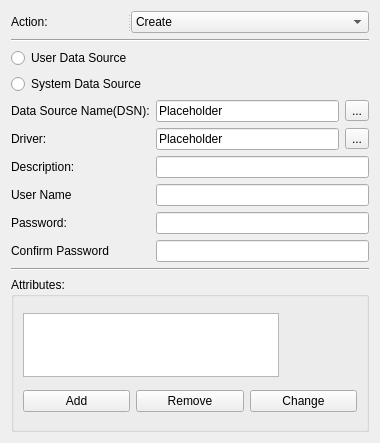
<?xml version="1.0" encoding="UTF-8"?>
<ui version="4.0">
 <class>DataSourceWidget</class>
 <widget class="QWidget" name="DataSourceWidget">
  <property name="geometry">
   <rect>
    <x>0</x>
    <y>0</y>
    <width>380</width>
    <height>443</height>
   </rect>
  </property>
  <property name="windowTitle">
   <string>Form</string>
  </property>
  <layout class="QGridLayout" name="gridLayout_2">
   <item row="0" column="0">
    <widget class="QSplitter" name="splitter">
     <property name="orientation">
      <enum>Qt::Horizontal</enum>
     </property>
     <widget class="QLabel" name="actionLabel">
      <property name="text">
       <string>Action:</string>
      </property>
      <property name="buddy">
       <cstring>actionComboBox</cstring>
      </property>
     </widget>
     <widget class="QComboBox" name="actionComboBox">
      <property name="currentText">
       <string>Create</string>
      </property>
      <item>
       <property name="text">
        <string>Create</string>
       </property>
      </item>
      <item>
       <property name="text">
        <string>Replace</string>
       </property>
      </item>
      <item>
       <property name="text">
        <string>Update</string>
       </property>
      </item>
      <item>
       <property name="text">
        <string>Delete</string>
       </property>
      </item>
     </widget>
    </widget>
   </item>
   <item row="1" column="0">
    <widget class="Line" name="lineTop">
     <property name="orientation">
      <enum>Qt::Horizontal</enum>
     </property>
    </widget>
   </item>
   <item row="2" column="0">
    <widget class="QRadioButton" name="userDataSourceRadioButton">
     <property name="text">
      <string>User Data Source</string>
     </property>
    </widget>
   </item>
   <item row="3" column="0">
    <widget class="QRadioButton" name="systemDataSourceRadioButton">
     <property name="text">
      <string>System Data Source</string>
     </property>
    </widget>
   </item>
   <item row="4" column="0">
    <layout class="QGridLayout" name="gridLayout">
     <item row="1" column="1">
      <widget class="QLineEdit" name="driverLineEdit">
       <property name="text">
        <string>Placeholder</string>
       </property>
      </widget>
     </item>
     <item row="2" column="1" colspan="2">
      <widget class="QLineEdit" name="descriptionLineEdit"/>
     </item>
     <item row="0" column="1">
      <widget class="QLineEdit" name="dataSourceLineEdit">
       <property name="text">
        <string>Placeholder</string>
       </property>
      </widget>
     </item>
     <item row="0" column="2">
      <widget class="QToolButton" name="dataSourceToolButton">
       <property name="text">
        <string>...</string>
       </property>
      </widget>
     </item>
     <item row="1" column="0">
      <widget class="QLabel" name="driverLabel">
       <property name="font">
        <font>
         <pointsize>9</pointsize>
        </font>
       </property>
       <property name="text">
        <string>Driver:</string>
       </property>
       <property name="buddy">
        <cstring>driverLineEdit</cstring>
       </property>
      </widget>
     </item>
     <item row="0" column="0">
      <widget class="QLabel" name="dataSourceLabel">
       <property name="font">
        <font>
         <pointsize>9</pointsize>
        </font>
       </property>
       <property name="text">
        <string>Data Source Name(DSN):</string>
       </property>
       <property name="buddy">
        <cstring>dataSourceLineEdit</cstring>
       </property>
      </widget>
     </item>
     <item row="3" column="0">
      <widget class="QLabel" name="userNameLabel">
       <property name="text">
        <string>User Name</string>
       </property>
       <property name="buddy">
        <cstring>userNameLineEdit</cstring>
       </property>
      </widget>
     </item>
     <item row="4" column="0">
      <widget class="QLabel" name="passwordLabel">
       <property name="text">
        <string>Password:</string>
       </property>
       <property name="buddy">
        <cstring>passwordLineEdit</cstring>
       </property>
      </widget>
     </item>
     <item row="2" column="0">
      <widget class="QLabel" name="descriptionLabel">
       <property name="enabled">
        <bool>true</bool>
       </property>
       <property name="sizePolicy">
        <sizepolicy hsizetype="Preferred" vsizetype="Preferred">
         <horstretch>0</horstretch>
         <verstretch>0</verstretch>
        </sizepolicy>
       </property>
       <property name="minimumSize">
        <size>
         <width>0</width>
         <height>0</height>
        </size>
       </property>
       <property name="text">
        <string>Description:</string>
       </property>
       <property name="buddy">
        <cstring>descriptionLineEdit</cstring>
       </property>
      </widget>
     </item>
     <item row="3" column="1" colspan="2">
      <widget class="QLineEdit" name="userNameLineEdit"/>
     </item>
     <item row="1" column="2">
      <widget class="QToolButton" name="destinationToolButton">
       <property name="text">
        <string>...</string>
       </property>
      </widget>
     </item>
     <item row="5" column="0">
      <widget class="QLabel" name="confirmPasswordLabel">
       <property name="text">
        <string>Confirm Password</string>
       </property>
       <property name="buddy">
        <cstring>confirmPasswordLineEdit</cstring>
       </property>
      </widget>
     </item>
     <item row="4" column="1" colspan="2">
      <widget class="QLineEdit" name="passwordLineEdit">
       <property name="echoMode">
        <enum>QLineEdit::Password</enum>
       </property>
      </widget>
     </item>
     <item row="5" column="1" colspan="2">
      <widget class="QLineEdit" name="confirmPasswordLineEdit">
       <property name="echoMode">
        <enum>QLineEdit::Password</enum>
       </property>
      </widget>
     </item>
    </layout>
   </item>
   <item row="5" column="0">
    <widget class="Line" name="lineBottom">
     <property name="orientation">
      <enum>Qt::Horizontal</enum>
     </property>
    </widget>
   </item>
   <item row="6" column="0">
    <widget class="QGroupBox" name="attributesGroupBox">
     <property name="sizePolicy">
      <sizepolicy hsizetype="Preferred" vsizetype="Preferred">
       <horstretch>0</horstretch>
       <verstretch>0</verstretch>
      </sizepolicy>
     </property>
     <property name="minimumSize">
      <size>
       <width>0</width>
       <height>105</height>
      </size>
     </property>
     <property name="font">
      <font>
       <pointsize>9</pointsize>
      </font>
     </property>
     <property name="title">
      <string>Attributes:</string>
     </property>
     <layout class="QGridLayout" name="gridLayout_3">
      <item row="1" column="0">
       <widget class="QPushButton" name="addButton">
        <property name="text">
         <string>Add</string>
        </property>
       </widget>
      </item>
      <item row="1" column="2">
       <widget class="QPushButton" name="changeButton">
        <property name="text">
         <string>Change</string>
        </property>
       </widget>
      </item>
      <item row="0" column="0" colspan="3">
       <widget class="QTableView" name="attributesTableView">
        <property name="enabled">
         <bool>true</bool>
        </property>
        <property name="sizePolicy">
         <sizepolicy hsizetype="Maximum" vsizetype="Expanding">
          <horstretch>0</horstretch>
          <verstretch>0</verstretch>
         </sizepolicy>
        </property>
        <property name="maximumSize">
         <size>
          <width>16777215</width>
          <height>64</height>
         </size>
        </property>
       </widget>
      </item>
      <item row="1" column="1">
       <widget class="QPushButton" name="removeButton">
        <property name="text">
         <string>Remove</string>
        </property>
       </widget>
      </item>
     </layout>
    </widget>
   </item>
  </layout>
 </widget>
 <tabstops>
  <tabstop>actionComboBox</tabstop>
  <tabstop>userDataSourceRadioButton</tabstop>
  <tabstop>systemDataSourceRadioButton</tabstop>
  <tabstop>dataSourceLineEdit</tabstop>
  <tabstop>dataSourceToolButton</tabstop>
  <tabstop>driverLineEdit</tabstop>
  <tabstop>destinationToolButton</tabstop>
  <tabstop>descriptionLineEdit</tabstop>
  <tabstop>userNameLineEdit</tabstop>
  <tabstop>passwordLineEdit</tabstop>
  <tabstop>confirmPasswordLineEdit</tabstop>
  <tabstop>attributesTableView</tabstop>
  <tabstop>addButton</tabstop>
  <tabstop>removeButton</tabstop>
  <tabstop>changeButton</tabstop>
 </tabstops>
 <resources/>
 <connections/>
</ui>
